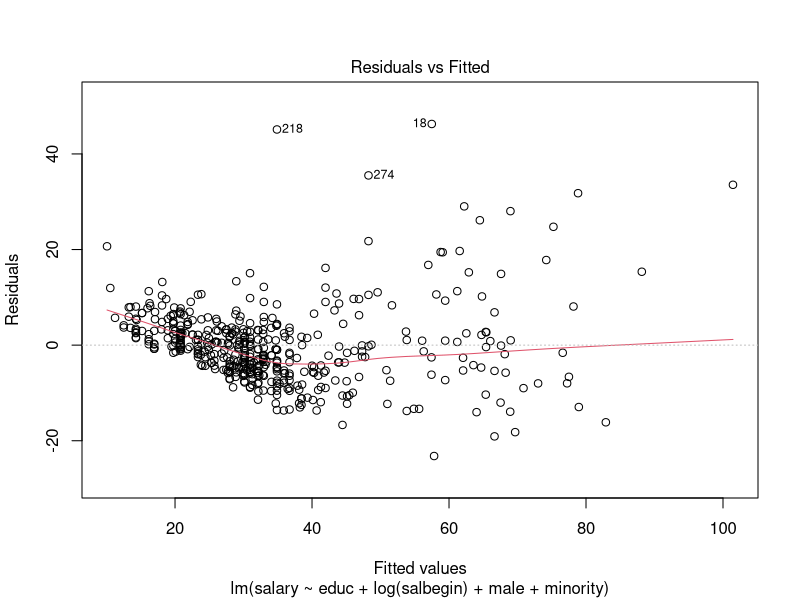
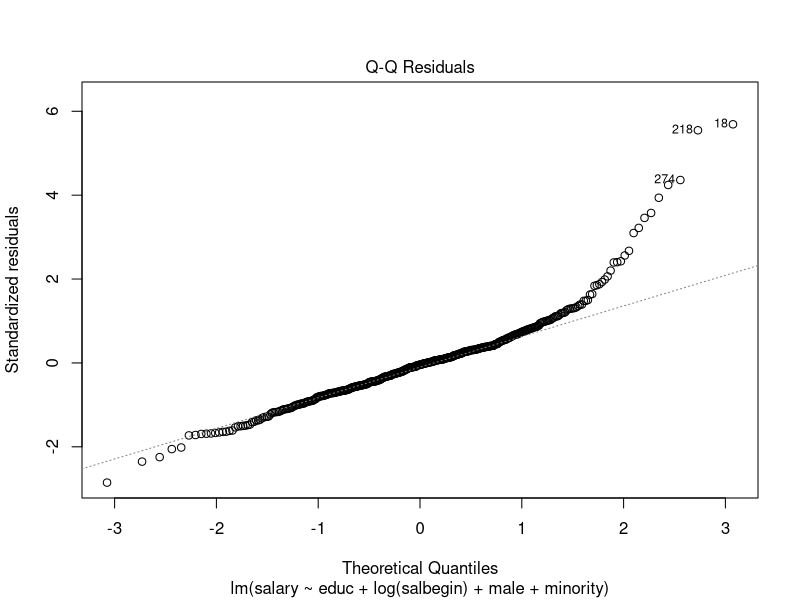
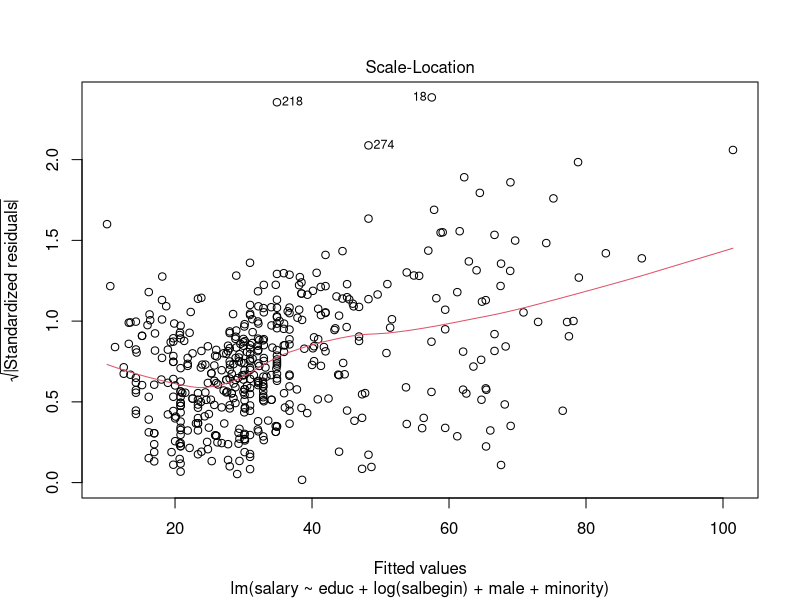
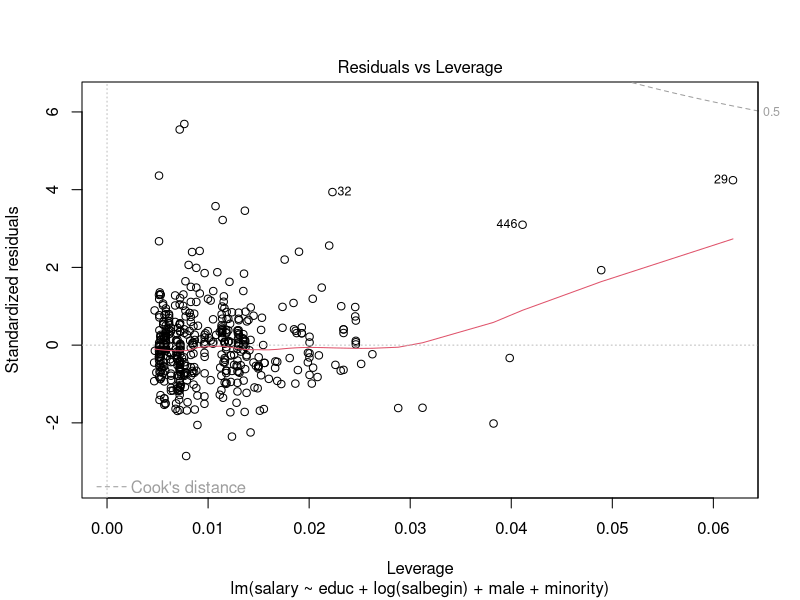

R code for these plots, in order:
## ---- chunk 1
knitr::opts_chunk$set(echo = TRUE)
## ---- chunk 2
options(scipen = 999)
library(readr)
data1 <- read_csv("data1.csv")
model <- lm(salary ~ educ + log(salbegin) + male + minority, data = data1)
summary(model)
## ---- chunk 3
plot(model)
## ---- chunk 4
r=residuals(model)
res = r^2
summary(lm(res~educ + log(salbegin) + male + minority, data = data1))
## ---- chunk 5
LM = 0.1231*474
LM
## ---- chunk 6
1-pchisq(LM,4)
## ---- chunk 7
library(lmtest)
bptest(model)

## ---- chunk 8

## ---- chunk 9
bhat2 <- 0.82180
se_bhat2 <- 0.03603

t_stat <- (bhat2 - 1) / se_bhat2
t_stat
## ---- chunk 10
alpha <- 0.05
c <- qt(1-alpha/2, 469)
c
## ---- chunk 11
abs(t_stat)>c
## ---- chunk 12
pval <- 2*pt(-abs(t_stat), 469)
pval
